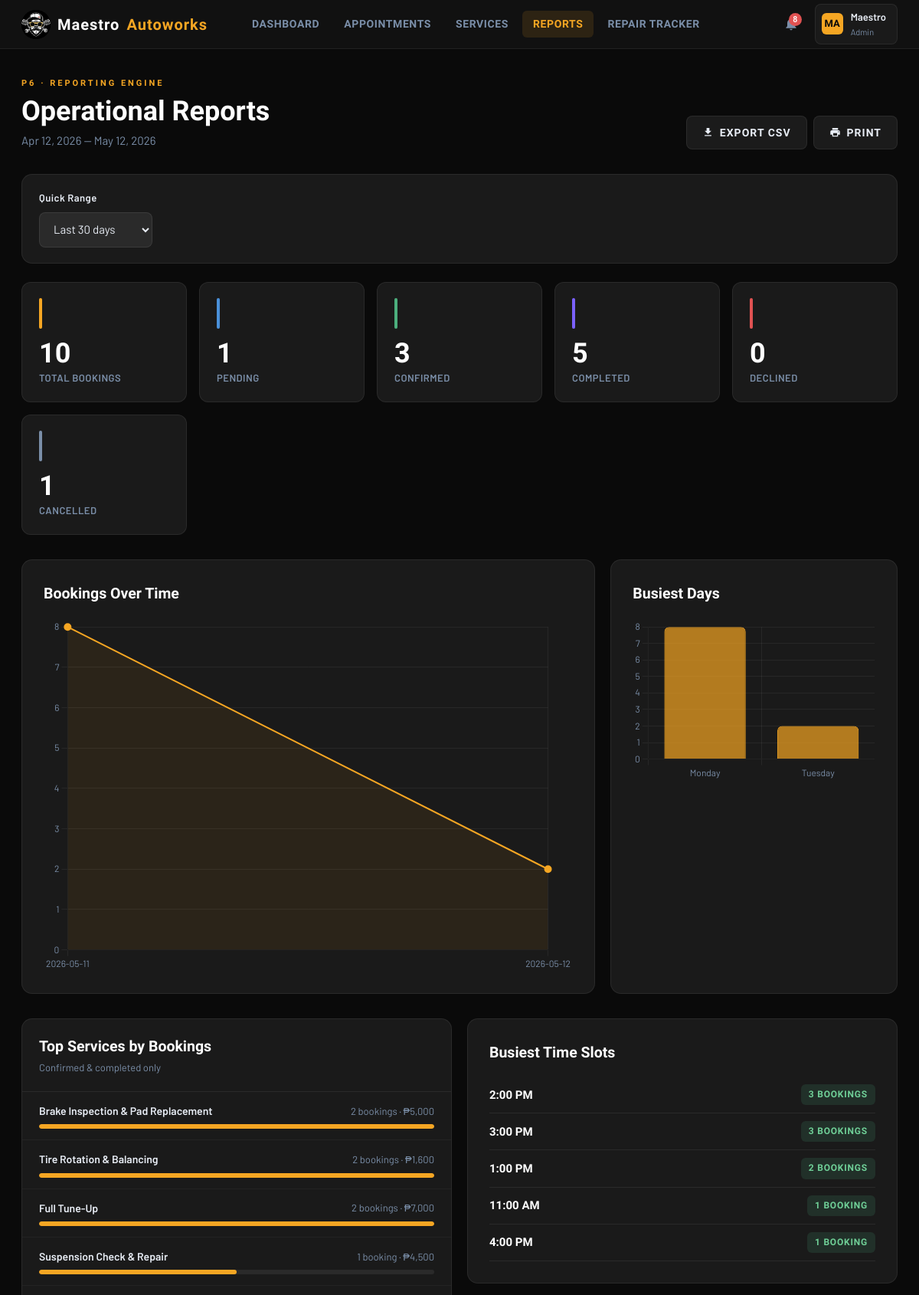
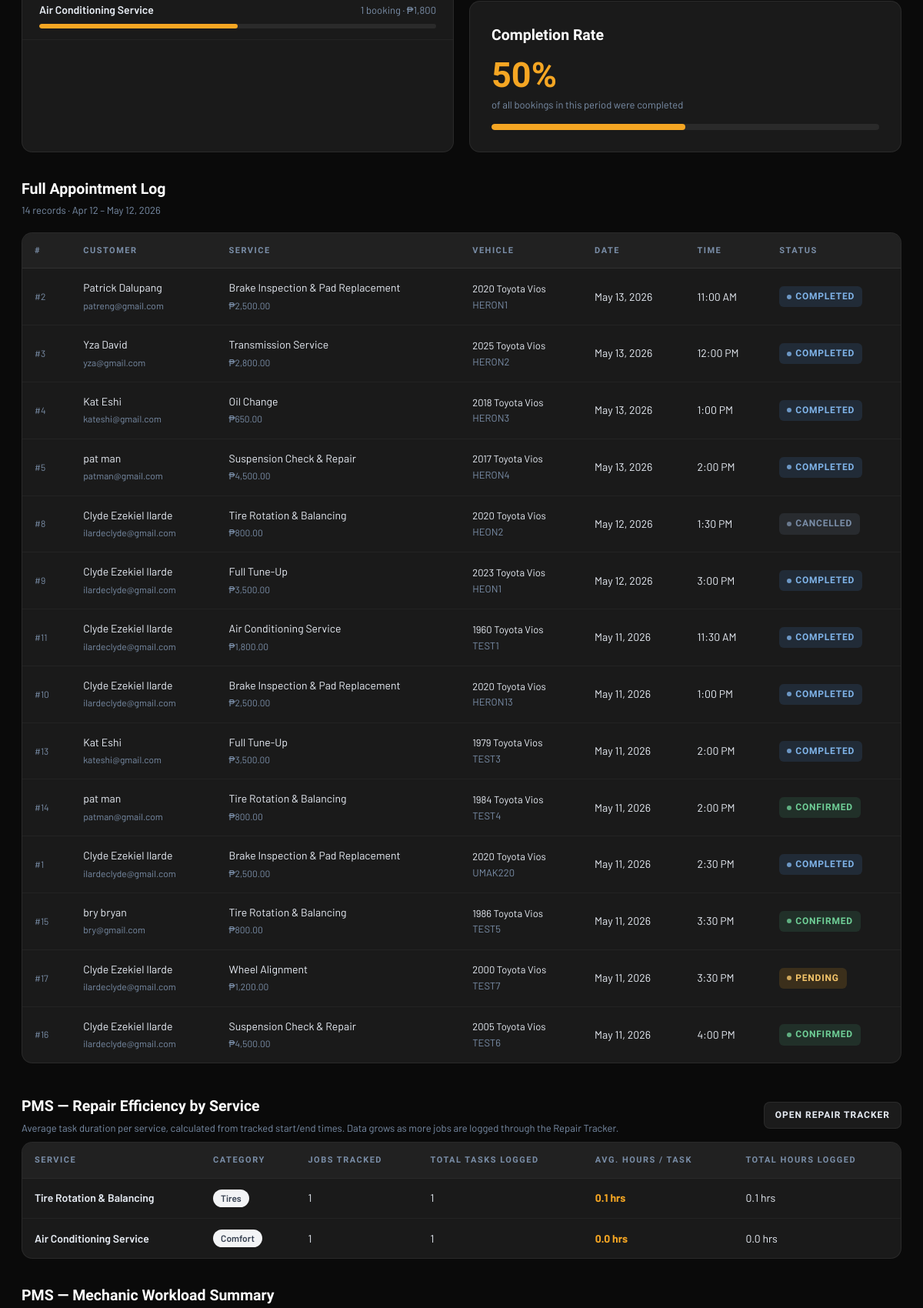
Page /admin_reports.php (signed in, upper part) on the committed database (2 pictures, top to bottom).
### tables this page shows
CREATE TABLE `users` (
  `id` int(11) NOT NULL,
  `first_name` varchar(100) NOT NULL,
  `last_name` varchar(100) NOT NULL,
  `username` varchar(100) NOT NULL,
  `email` varchar(150) NOT NULL,
  `password` varchar(255) NOT NULL,
  `role` enum('customer','admin') NOT NULL DEFAULT 'customer',
  `phone` varchar(30) DEFAULT NULL,
  `created_at` timestamp NOT NULL DEFAULT current_timestamp()
);

CREATE TABLE `appointments` (
  `id` int(11) NOT NULL,
  `user_id` int(11) NOT NULL,
  `service_id` int(11) NOT NULL,
  `vehicle_make` varchar(80) DEFAULT NULL,
  `vehicle_model` varchar(80) DEFAULT NULL,
  `vehicle_year` year(4) DEFAULT NULL,
  `plate_no` varchar(20) DEFAULT NULL,
  `appt_date` date NOT NULL,
  `appt_time` time NOT NULL,
  `notes` text DEFAULT NULL,
  `status` enum('pending','confirmed','declined','completed','cancelled') NOT NULL DEFAULT 'pending',
  `admin_notes` text DEFAULT NULL,
  `created_at` timestamp NOT NULL DEFAULT current_timestamp(),
  `updated_at` timestamp NOT NULL DEFAULT current_timestamp() ON UPDATE current_timestamp()
);

CREATE TABLE `services` (
  `id` int(11) NOT NULL,
  `name` varchar(150) NOT NULL,
  `description` text DEFAULT NULL,
  `duration_hr` decimal(4,1) NOT NULL DEFAULT 1.0,
  `price` decimal(10,2) DEFAULT NULL,
  `category` varchar(80) DEFAULT NULL,
  `active` tinyint(1) NOT NULL DEFAULT 1
);

### admin_reports.php (the view, shortened to what the rows shown need)
<?php
require 'db.php';
require 'partials/header.php';
$rangePreset = $_GET['range'] ?? '30';
$customFrom  = $_GET['from']  ?? '';
$customTo    = $_GET['to']    ?? '';
if ($rangePreset === 'all') {
    $dateFrom = '2000-01-01';
    $dateTo   = date('Y-m-d', strtotime('+1 day'));
} elseif ($rangePreset === 'custom' && $customFrom && $customTo) {
    $dateFrom = $customFrom;
    $dateTo   = $customTo;
} else {
    $days     = (int)$rangePreset ?: 30;
    $dateFrom = date('Y-m-d', strtotime("-{$days} days"));
    $dateTo   = date('Y-m-d');
}
$dailyStmt = $pdo->prepare("
    SELECT appt_date, COUNT(*) AS count
    FROM appointments
    WHERE appt_date BETWEEN ? AND ?
    GROUP BY appt_date
    ORDER BY appt_date ASC
");
$dailyStmt->execute([$dateFrom, $dateTo]);
$daily = $dailyStmt->fetchAll();
$dowStmt = $pdo->prepare("
    SELECT DAYNAME(appt_date) AS day_name, COUNT(*) AS count
    FROM appointments
    WHERE appt_date BETWEEN ? AND ?
    GROUP BY DAYOFWEEK(appt_date), DAYNAME(appt_date)
    ORDER BY DAYOFWEEK(appt_date)
");
$dowStmt->execute([$dateFrom, $dateTo]);
$dowData = $dowStmt->fetchAll();
$listStmt = $pdo->prepare("
    SELECT a.id, u.first_name, u.last_name, u.email,
           s.name AS service, s.price,
           a.vehicle_year, a.vehicle_make, a.vehicle_model, a.plate_no,
           a.appt_date, a.appt_time, a.status, a.admin_notes, a.created_at
    FROM appointments a
    JOIN users    u ON u.id = a.user_id
    JOIN services s ON s.id = a.service_id
    WHERE (a.appt_date BETWEEN ? AND ?)
       OR (a.status = 'completed' AND DATE(a.updated_at) BETWEEN ? AND ?)
    ORDER BY a.appt_date DESC, a.appt_time ASC
");
$listStmt->execute([$dateFrom, $dateTo, $dateFrom, $dateTo]);
$allAppts = $listStmt->fetchAll();
$chartLabels = json_encode(array_column($daily, 'appt_date'));
$chartData   = json_encode(array_column($daily, 'count'));
$dowLabels   = json_encode(array_column($dowData, 'day_name'));
$dowCounts   = json_encode(array_column($dowData, 'count'));
$efficiencyStmt = $pdo->query("
    SELECT  s.name                                             AS service_name,
            s.category,
            COUNT(DISTINCT a.id)                              AS jobs_tracked,
            COUNT(rt.id)                                      AS total_tasks,
            ROUND(AVG(
                TIMESTAMPDIFF(MINUTE, rt.started_at, rt.completed_at)
            ) / 60, 1)                                        AS avg_task_hours,
            ROUND(SUM(
                TIMESTAMPDIFF(MINUTE, rt.started_at, rt.completed_at)
            ) / 60, 1)                                        AS total_hours_logged
    FROM    repair_tasks rt
    JOIN    appointments a ON a.id  = rt.appt_id
    JOIN    services     s ON s.id  = a.service_id
    WHERE   rt.status       = 'completed'
      AND   rt.started_at   IS NOT NULL
      AND   rt.completed_at IS NOT NULL
    GROUP   BY s.id, s.name, s.category
    ORDER   BY avg_task_hours DESC
");
$efficiency = $efficiencyStmt ? $efficiencyStmt->fetchAll() : [];
?>
<main class="page-shell">
    <div>
        <div class="card" style="padding:0;">
            <?php if (empty($allAppts)): ?>
                <div class="empty-state"><p>No appointments in this period.</p></div>
            <?php else: ?>
            <div class="table-wrap">
                <table>
                    <thead><tr>
                        <th>#</th><th>Customer</th><th>Service</th>
                        <th>Vehicle</th><th>Date</th><th>Time</th><th>Status</th>
                    </tr></thead>
                    <tbody>
                    <?php foreach ($allAppts as $r): ?>
                        <tr>
                            <td style="color:var(--muted);font-size:12px;">#<?= $r['id'] ?></td>
                            <td>
                                <?= htmlspecialchars($r['first_name'].' '.$r['last_name']) ?><br>
                                <span style="font-size:12px;color:var(--muted);"><?= htmlspecialchars($r['email']) ?></span>
                            </td>
                            <td>
                                <?= htmlspecialchars($r['service']) ?><br>
                                <span style="font-size:12px;color:var(--muted);">₱<?= number_format($r['price'],2) ?></span>
                            </td>
                            <td style="font-size:13px;">
                                <?= htmlspecialchars($r['vehicle_year'].' '.$r['vehicle_make'].' '.$r['vehicle_model']) ?>
                                <?= $r['plate_no'] ? '<br><span style="color:var(--muted);">'.htmlspecialchars($r['plate_no']).'</span>' : '' ?>
                            </td>
                            <td><?= date('M j, Y', strtotime($r['appt_date'])) ?></td>
                            <td><?= date('g:i A',  strtotime($r['appt_time'])) ?></td>
                            <td><span class="badge badge-<?= $r['status'] ?>"><span class="badge-dot"></span><?= ucfirst($r['status']) ?></span></td>
                        </tr>
                    <?php endforeach; ?>
                    </tbody>
                </table>
            </div>
            <?php endif; ?>
        </div>
    </div>
    <div style="margin-top:40px;">
        <?php if (empty($efficiency)): ?>
            <div class="card" style="padding:32px;text-align:center;color:#9ca3af;font-size:14px;">
                No task time data yet. Start tracking tasks in the
                <a href="admin_pms.php">Repair Tracker</a> to populate this report.
            </div>
        <?php else: ?>
            <div class="card" style="padding:0;">
                <div class="table-wrap">
                    <table>
                        <thead><tr>
                            <th>Service</th>
                            <th>Category</th>
                            <th>Jobs Tracked</th>
                            <th>Total Tasks Logged</th>
                            <th>Avg. Hours / Task</th>
                            <th>Total Hours Logged</th>
                        </tr></thead>
                    </table>
                </div>
            </div>
        <?php endif; ?>
    </div>
</main>
<script>
(function () {
    const labels  = <?= $chartLabels ?>;
    const data    = <?= $chartData ?>;
    const dowLbls = <?= $dowLabels ?>;
    const dowData = <?= $dowCounts ?>;
    const gridColor  = 'rgba(255,255,255,0.06)';
    const textColor  = '#7A8EA8';
    const accentColor = '#F5A623';
    Chart.defaults.color = textColor;
    Chart.defaults.font.family = "'Barlow', sans-serif";
    // Daily bookings
    new Chart(document.getElementById('dailyChart'), {
        type: 'line',
        data: {
            labels,
            datasets: [{
                label: 'Bookings',
                data,
                borderColor: accentColor,
                backgroundColor: 'rgba(245,166,35,0.08)',
                borderWidth: 2,
                fill: true,
                tension: 0.4,
                pointBackgroundColor: accentColor,
                pointRadius: 4,
            }]
        },
        options: {
            responsive: true,
            plugins: { legend: { display: false } },
            scales: {
                x: { grid: { color: gridColor }, ticks: { maxTicksLimit: 8 } },
                y: { grid: { color: gridColor }, beginAtZero: true, ticks: { stepSize: 1 } }
            }
        }
    });
    // Day of week
    new Chart(document.getElementById('dowChart'), {
        type: 'bar',
        data: {
            labels: dowLbls,
            datasets: [{
                label: 'Bookings',
                data: dowData,
                backgroundColor: 'rgba(245,166,35,0.7)',
                borderColor: accentColor,
                borderWidth: 1,
                borderRadius: 6,
            }]
        },
        options: {
            responsive: true,
            plugins: { legend: { display: false } },
            scales: {
                x: { grid: { color: gridColor } },
                y: { grid: { color: gridColor }, beginAtZero: true, ticks: { stepSize: 1 } }
            }
        }
    });
})();
</script>
<?php require 'partials/footer.php'; ?>

### partials/header.php (shortened to what the rows shown need)
<?php
$currentUser = $pdo->prepare("SELECT id, first_name, last_name, username, role FROM users WHERE id = ?");
$currentUser->execute([$_SESSION['user_id']]);
$me = $currentUser->fetch();
$initials = strtoupper(substr($me['first_name'],0,1) . substr($me['last_name'],0,1));
?>
<!DOCTYPE html>
<html lang="en">
<head>
    <link rel="stylesheet" href="app.css">
</head>
<body>
<div class="app-body">
<header class="topbar">
    <div class="topbar-right">
        <div style="position:relative;">
            <div class="user-chip" id="userChip">
                <div class="user-avatar"><?= $initials ?></div>
                <div>
                    <div class="user-name"><?= htmlspecialchars($me['first_name']) ?></div>
                    <div class="user-role"><?= ucfirst($me['role']) ?></div>
                </div>
            </div>
        </div>
    </div>
</header>

### rows in the picture
users: initials "MA", first_name "Maestro", role "Admin"
appointments: id "2", user.last_name "Patrick Dalupang", user.email "patreng@gmail.com", service.name "Brake Inspection & Pad Replacement", service.price "2,500.00", vehicle_year+vehicle_make+vehicle_model "2020 Toyota Vios", plate_no "HERON1", appt_date "May 13, 2026", appt_time "11:00 AM", status "COMPLETED"
appointments: id "3", user.last_name "Yza David", user.email "yza@gmail.com", service.name "Transmission Service", service.price "2,800.00", vehicle_year+vehicle_make+vehicle_model "2025 Toyota Vios", plate_no "HERON2", appt_date "May 13, 2026", appt_time "12:00 PM", status "COMPLETED"
appointments: id "4", user.last_name "Kat Eshi", user.email "kateshi@gmail.com", service.name "Oil Change", service.price "650.00", vehicle_year+vehicle_make+vehicle_model "2018 Toyota Vios", plate_no "HERON3", appt_date "May 13, 2026", appt_time "1:00 PM", status "COMPLETED"
appointments: id "5", user.last_name "pat man", user.email "patman@gmail.com", service.name "Suspension Check & Repair", service.price "4,500.00", vehicle_year+vehicle_make+vehicle_model "2017 Toyota Vios", plate_no "HERON4", appt_date "May 13, 2026", appt_time "2:00 PM", status "COMPLETED"
appointments: id "8", user.last_name "Clyde Ezekiel Ilarde", user.email "ilardeclyde@gmail.com", service.name "Tire Rotation & Balancing", service.price "800.00", vehicle_year+vehicle_make+vehicle_model "2020 Toyota Vios", plate_no "HEON2", appt_date "May 12, 2026", appt_time "1:30 PM", status "CANCELLED"
appointments: id "9", user.last_name "Clyde Ezekiel Ilarde", user.email "ilardeclyde@gmail.com", service.name "Full Tune-Up", service.price "3,500.00", vehicle_year+vehicle_make+vehicle_model "2023 Toyota Vios", plate_no "HEON1", appt_date "May 12, 2026", appt_time "3:00 PM", status "COMPLETED"
appointments: id "11", user.last_name "Clyde Ezekiel Ilarde", user.email "ilardeclyde@gmail.com", service.name "Air Conditioning Service", service.price "1,800.00", vehicle_year+vehicle_make+vehicle_model "1960 Toyota Vios", plate_no "TEST1", appt_date "May 11, 2026", appt_time "11:30 AM", status "COMPLETED"
appointments: id "10", user.last_name "Clyde Ezekiel Ilarde", user.email "ilardeclyde@gmail.com", service.name "Brake Inspection & Pad Replacement", service.price "2,500.00", vehicle_year+vehicle_make+vehicle_model "2020 Toyota Vios", plate_no "HERON13", appt_date "May 11, 2026", appt_time "1:00 PM", status "COMPLETED"
appointments: id "13", user.last_name "Kat Eshi", user.email "kateshi@gmail.com", service.name "Full Tune-Up", service.price "3,500.00", vehicle_year+vehicle_make+vehicle_model "1979 Toyota Vios", plate_no "TEST3", appt_date "May 11, 2026", appt_time "2:00 PM", status "COMPLETED"
appointments: id "14", user.last_name "pat man", user.email "patman@gmail.com", service.name "Tire Rotation & Balancing", service.price "800.00", vehicle_year+vehicle_make+vehicle_model "1984 Toyota Vios", plate_no "TEST4", appt_date "May 11, 2026", appt_time "2:00 PM", status "CONFIRMED"
appointments: id "1", user.last_name "Clyde Ezekiel Ilarde", user.email "ilardeclyde@gmail.com", service.name "Brake Inspection & Pad Replacement", service.price "2,500.00", vehicle_year+vehicle_make+vehicle_model "2020 Toyota Vios", plate_no "UMAK220", appt_date "May 11, 2026", appt_time "2:30 PM", status "COMPLETED"
appointments: id "15", user.last_name "bry bryan", user.email "bry@gmail.com", service.name "Tire Rotation & Balancing", service.price "800.00", vehicle_year+vehicle_make+vehicle_model "1986 Toyota Vios", plate_no "TEST5", appt_date "May 11, 2026", appt_time "3:30 PM", status "CONFIRMED"
appointments: id "17", user.last_name "Clyde Ezekiel Ilarde", user.email "ilardeclyde@gmail.com", service.name "Wheel Alignment", service.price "1,200.00", vehicle_year+vehicle_make+vehicle_model "2000 Toyota Vios", plate_no "TEST7", appt_date "May 11, 2026", appt_time "3:30 PM", status "PENDING"
appointments: id "16", user.last_name "Clyde Ezekiel Ilarde", user.email "ilardeclyde@gmail.com", service.name "Suspension Check & Repair", service.price "4,500.00", vehicle_year+vehicle_make+vehicle_model "2005 Toyota Vios", plate_no "TEST6", appt_date "May 11, 2026", appt_time "4:00 PM", status "CONFIRMED"

### other values in the picture
$unreadCount "8"
date('M j, Y', strtotime($dateFrom)) "Apr 12, 2026"
date('M j, Y', strtotime($dateTo)) "May 12, 2026"
$val "10"
$lbl "TOTAL BOOKINGS"
$val "1"
$lbl "PENDING"
$val "3"
$lbl "CONFIRMED"
$val "5"
$lbl "COMPLETED"
$val "0"
$lbl "DECLINED"
$lbl "CANCELLED"
$svc['name'] "Brake Inspection & Pad Replacement"
